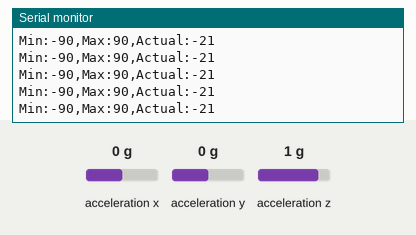
The sketch below on a simulated ESP32. Shown: the last lines printed to the serial monitor. Wiring (inferred from the names in the program): MPU-6050 motion sensor at I2C address 0x68; MPU-6050 motion sensor at I2C address 0x69. The test bench sets the inputs (shaded band); at power-on: acceleration x 0 g, acceleration y 0 g, acceleration z 1 g.

Above: at 1.3 s.
1.4 s: acceleration x set to -1.4 g
At 1.42 s:
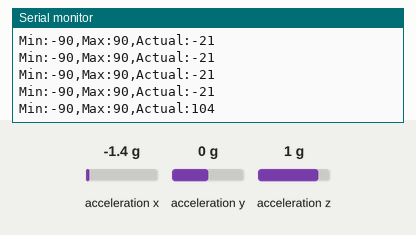
2.9 s: acceleration x set to -0.8 g
At 2.94 s:
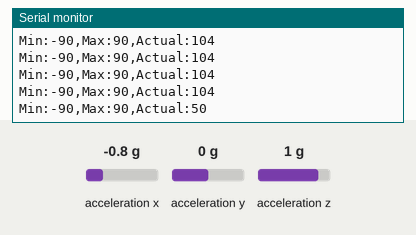
Timing chart, 0 to 5.9 s (numbered marks = the images above; inputs shaded):
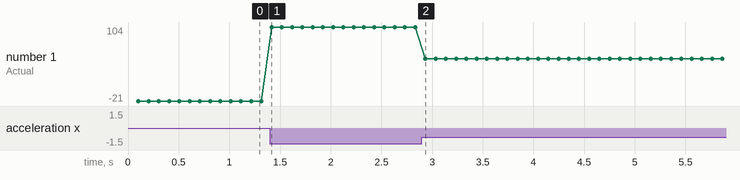

Measured:
- after the input at 1.4 s, the serial monitor: prints a new line at once (image 1)
- after the input at 2.9 s, the serial monitor: prints a new line at once (image 2)
- plotted number 1: -21 → 104 after the input at 1.4 s, 104 → 50 after the input at 2.9 s

The sketch:

mpu_test.ino
```cpp
#include <Wire.h>

const int MPU_ADDR_1 = 0x69; //6050
const int MPU_ADDR_2 = 0x68; //9265

// MPU6050
#define PWR_MGMT_1 0x6B
#define ACCEL_XOUT_H1 0x3B
#define ACCEL_XOUT_L1 0x3C

// MPU9265
#define PWR_MGMT_2 0x6B
#define ACCEL_XOUT_H2 0x3B
#define ACCEL_XOUT_L2 0x3C

int16_t X_out1;
int16_t X_out2;

int counter = 1;
int avg1 = 0;
int avg2 = 0;

// Set these correction factors to 0 when calculating correction factors
const int16_t KF_AX1 = - 652;
const int16_t KF_AX2 =  8663 ;

void calcCorrectionFactor() {
  avg1 = (avg1 + X_out1) / 2;
  avg2 = (avg2 + X_out2) / 2;
  Serial.printf("Average 1 = %.5d \t Average 2 = %.5d \n", avg1, avg2);
  counter += 1;
  if (counter == 100) {
    while(true){
    }
  }
}

void displayResult() {
  X_out1 = map(X_out1, -16384, 16384, 90, -90);
  X_out2 = map(X_out2, -16384, 16384, 90, -90);
  // Serial.printf("MPU1: %.5d MPU2: %.5d \n", X_out1, X_out2);
  Serial.print("Min:");
  Serial.print(-90);
  Serial.print(",");
  Serial.print("Max:");
  Serial.print(90);
  Serial.print(",");
  Serial.print("Actual:");
  Serial.println((X_out1 + X_out2)/2);
}

void setup() {
  Wire.begin();
  Serial.begin(115200);
  delay(100);

  Wire.beginTransmission(MPU_ADDR_1);
  Wire.write(PWR_MGMT_1);
  Wire.write(0x00);
  Wire.endTransmission();

  Wire.beginTransmission(MPU_ADDR_2);
  Wire.write(PWR_MGMT_2);
  Wire.write(0x00);
  Wire.endTransmission();
}

void loop() {
  Wire.beginTransmission(MPU_ADDR_1);
  Wire.write(ACCEL_XOUT_H1);
  Wire.endTransmission(false);

  Wire.requestFrom(MPU_ADDR_1, 2);
  if (Wire.available() >= 2) {
    uint8_t x_h = Wire.read();
    uint8_t x_l = Wire.read();
    X_out1 = (int16_t)((x_h << 8) | x_l) + KF_AX1;
  }

  Wire.beginTransmission(MPU_ADDR_2);
  Wire.write(ACCEL_XOUT_H2);
  Wire.endTransmission(false);

  Wire.requestFrom(MPU_ADDR_2, 2);
  if (Wire.available() >= 2) {
    uint8_t x_h = Wire.read();
    uint8_t x_l = Wire.read();
    X_out2 = (int16_t)((x_h << 8) | x_l) + KF_AX2;

  }

  // calcCorrectionFactor();
  displayResult();

  delay(100);
}
```
